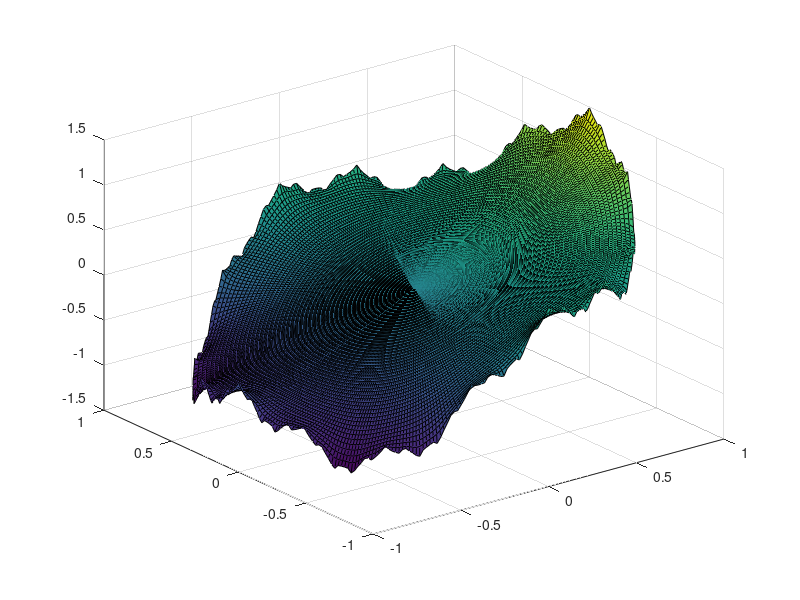

The MATLAB source for this figure:
% BUMPYBOUNDARY  Surface plot of analytic function on disc with boundary values
% that are the nowhere-differentiable function in BUMPY.  The function is a
% power series
%                         __
%                        \  inf
%                f(z) =   )      a_k z^k
%                        /__k=0
%
% The surface plot shows the real part  u(x,y).  The boundary values
% are a Fourier series:
%                         __
%                        \  inf
%   Re f(e^{i theta}) =   )      a_k cos(k theta)
%                        /__k=0

r = 0:.02:1;
theta = -pi:pi/200:pi;
[RR TH] = meshgrid(r,theta);
ZZ = RR .* exp(i*TH);

A = 4.0;
S = -0.8;

N = 20;
FF = zeros(size(RR));
for m = N:-1:0
  k = A^(N-m);
  ak = A^(S*(N-m));
  % sum  f += a_k z^k  where z = r e^{i theta}
  FF = FF + ak * ZZ.^k;
end

surf(RR.*cos(TH), RR.*sin(TH), real(FF));

%compare plot for sum of  z^k/k:
%surf(RR.*cos(TH), RR.*sin(TH), min(4,-log(abs(1.0-ZZ))));

